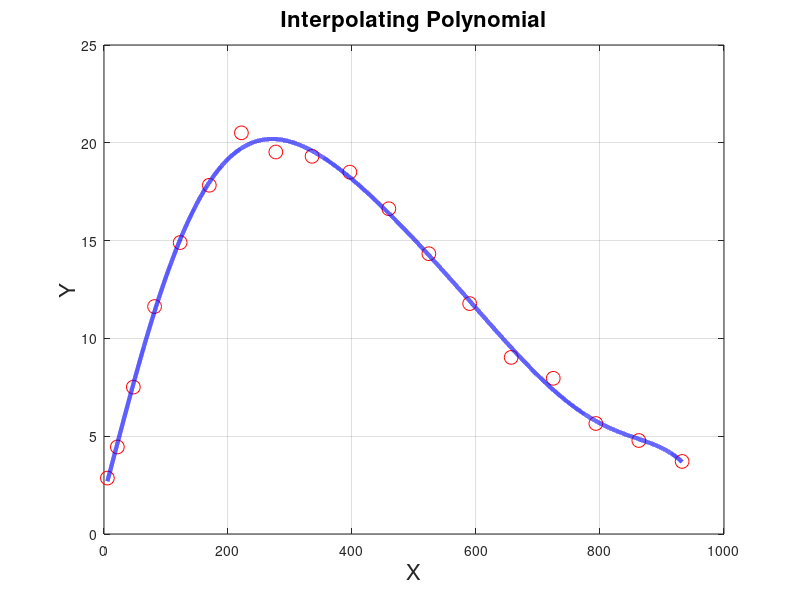

Write MATLAB code to recreate this figure.
fontSize = 16;
% Generate the sample data.
X=[5.47459,21.56079,47.34219,81.55464,122.83436,169.8972,221.62951,277.1123,335.60853,396.53567,459.43598,523.94976,589.79335,656.74184,724.61564,793.27029,862.58873,932.47532];
Y=[2.86
4.45
7.51
11.63
14.9
17.83 
20.51 
19.53 
19.31 
18.50 
16.63 
14.33 
11.78 
9.03 
7.96 
5.65 
4.78 
3.71 
];
% Find the coefficients.
coeffs = polyfit(X, Y, 7)
plot(X, Y, 'ro', 'MarkerSize', 10);
% Make a finer sampling so we can see what it
% does in between the training points.
interpolatedX = linspace(min(X), max(X), 50000);
interpolatedY = polyval(coeffs, interpolatedX);
% Plot the interpolated points.
hold on;
plot(interpolatedX, interpolatedY, 'b-', 'LineWidth', 3);
grid on;
title('Interpolating Polynomial', 'FontSize', fontSize);
xlabel('X', 'FontSize', fontSize);
ylabel('Y', 'FontSize', fontSize);
% Enlarge figure to full screen.
%set(gcf, 'units','normalized','outerposition',[0 0 1 1]);